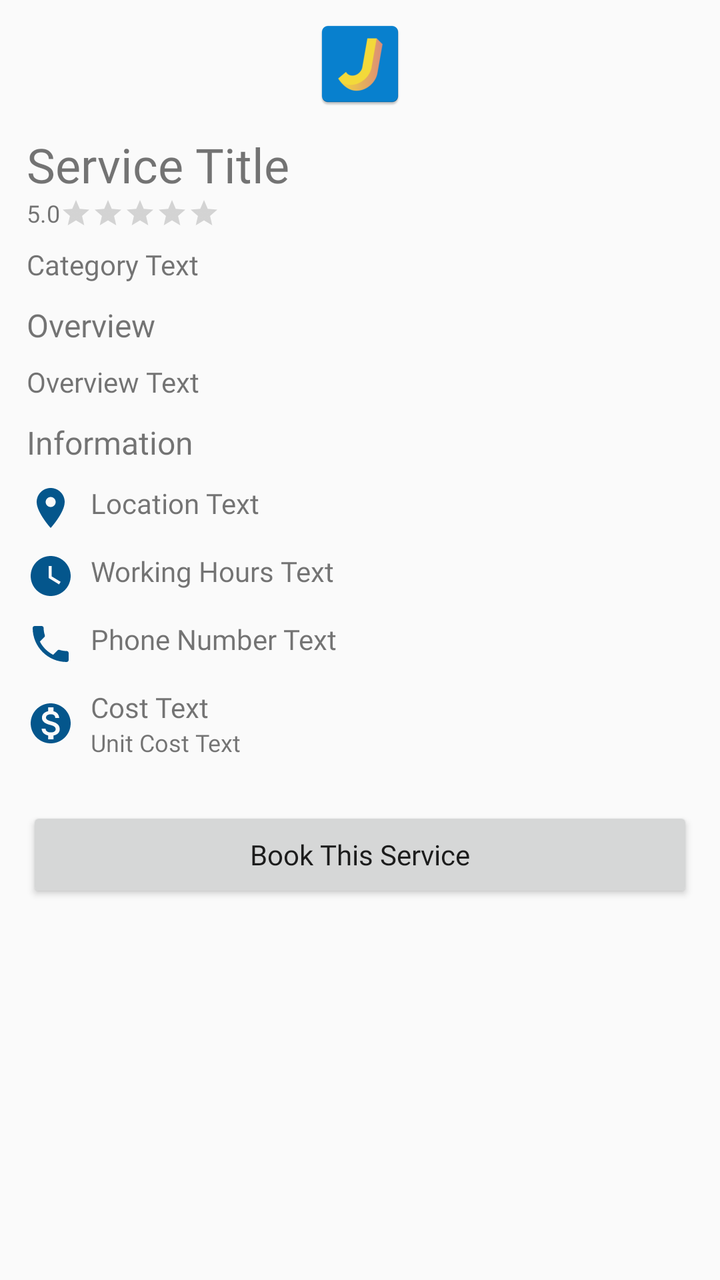
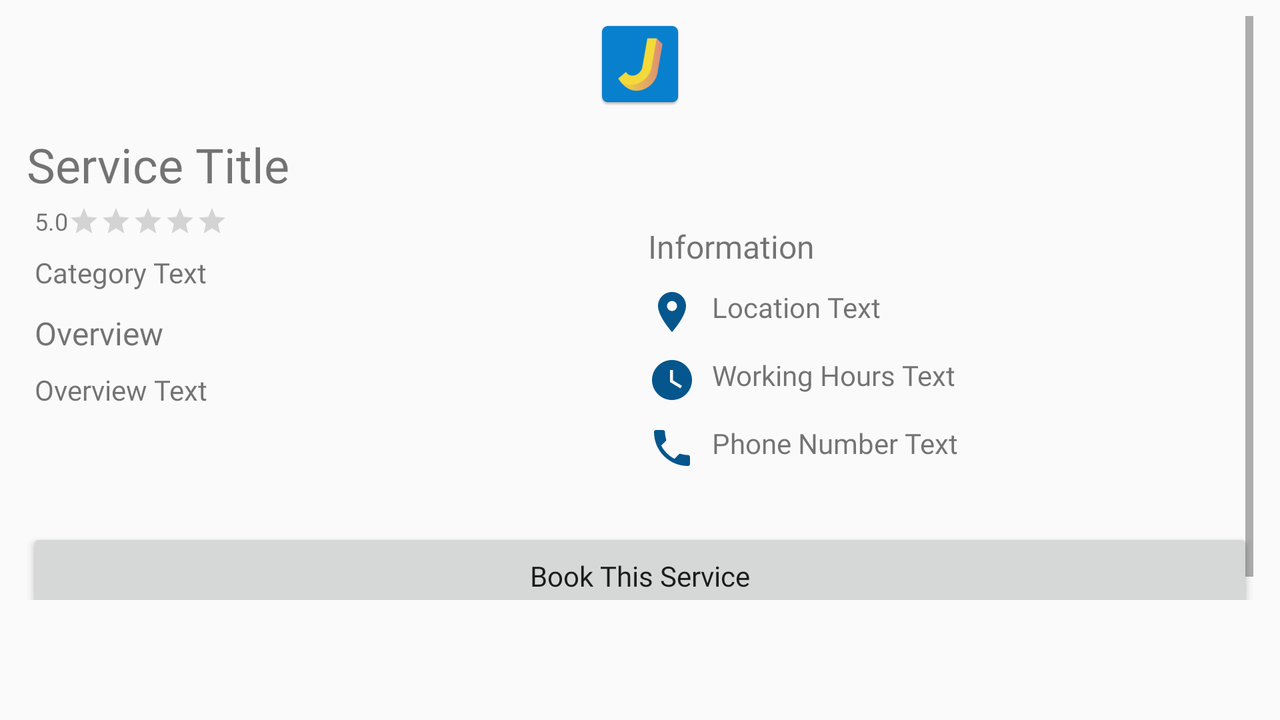

One screen, two layout resources from the same app: the default and the repository's alternative for another configuration. Each is rendered where Android would select it; the XML of both is given below.
<!-- AndroidManifest.xml: application theme AppTheme -->
<!-- res/layout/fragment_service_details.xml -->
<?xml version="1.0" encoding="utf-8"?>
<FrameLayout xmlns:android="http://schemas.android.com/apk/res/android"
    xmlns:app="http://schemas.android.com/apk/res-auto"
    xmlns:tools="http://schemas.android.com/tools"
    android:layout_width="match_parent"
    android:layout_height="match_parent"
    tools:context=".fragments.ServiceDetailsFragment">

    <androidx.constraintlayout.widget.ConstraintLayout
        android:layout_width="match_parent"
        android:layout_height="match_parent">

        <ScrollView
            android:id="@+id/scrollView"
            android:layout_width="match_parent"
            android:layout_height="match_parent"
            app:layout_constraintBottom_toTopOf="parent"
            app:layout_constraintEnd_toEndOf="parent"
            app:layout_constraintStart_toStartOf="parent"
            app:layout_constraintTop_toTopOf="parent">

            <LinearLayout
                android:layout_width="match_parent"
                android:layout_height="match_parent"
                android:paddingBottom="60dp"
                android:paddingLeft="40px"
                android:paddingRight="40px"
                android:paddingTop="24px"
                android:orientation="vertical">

                <ImageView
                    android:id="@+id/details_image"
                    android:layout_width="match_parent"
                    android:layout_height="wrap_content"
                    android:src="@mipmap/ic_launcher" />

                <TextView
                    android:id="@+id/details_name"
                    android:layout_width="wrap_content"
                    android:layout_height="wrap_content"
                    android:layout_marginTop="10dp"
                    android:text="Service Title"
                    style="@style/Headline1"/>

                <androidx.constraintlayout.widget.ConstraintLayout
                    android:layout_width="match_parent"
                    android:layout_height="wrap_content">

                    <TextView
                        android:id="@+id/details_rating_number"
                        android:layout_width="wrap_content"
                        android:layout_height="wrap_content"
                        android:text="5.0"
                        app:layout_constraintStart_toStartOf="parent"
                        app:layout_constraintTop_toTopOf="parent"
                        style="@style/Caption" />

                    <RatingBar
                        android:id="@+id/details_rating"
                        style="?android:attr/ratingBarStyleSmall"
                        android:layout_width="wrap_content"
                        android:layout_height="wrap_content"
                        android:numStars="5"
                        android:transformPivotX="0dp"
                        android:transformPivotY="0dp"
                        app:layout_constraintBottom_toBottomOf="parent"
                        app:layout_constraintStart_toEndOf="@+id/details_rating_number"
                        app:layout_constraintTop_toTopOf="parent" />
                </androidx.constraintlayout.widget.ConstraintLayout>

                <TextView
                    android:id="@+id/details_category"
                    android:layout_width="wrap_content"
                    android:layout_height="wrap_content"
                    android:layout_marginTop="8dp"
                    android:text="Category Text"
                    style="@style/Body2" />

                <TextView
                    android:id="@+id/tv_overview"
                    android:layout_width="wrap_content"
                    android:layout_height="wrap_content"
                    android:layout_marginTop="10dp"
                    android:text="@string/details_overview"
                    style="@style/Body1" />

                <TextView
                    android:id="@+id/details_overview"
                    android:layout_width="wrap_content"
                    android:layout_height="wrap_content"
                    android:layout_marginTop="8dp"
                    android:text="Overview Text"
                    style="@style/Body2" />

                <TextView
                    android:id="@+id/tv_information"
                    android:layout_width="wrap_content"
                    android:layout_height="wrap_content"
                    android:layout_marginTop="10dp"
                    android:text="@string/details_information"
                    style="@style/Body1" />

                <TextView
                    android:id="@+id/details_location"
                    android:layout_width="wrap_content"
                    android:layout_height="wrap_content"
                    android:layout_marginTop="10dp"
                    android:drawableLeft="@drawable/ic_location_blue"
                    android:drawablePadding="8dp"
                    android:text="Location Text"
                    app:layout_constraintBottom_toBottomOf="parent"
                    app:layout_constraintTop_toTopOf="parent"
                    style="@style/Body2"/>







































                <TextView
                    android:id="@+id/details_working_hours"
                    android:layout_width="wrap_content"
                    android:layout_height="wrap_content"
                    android:layout_marginTop="10dp"
                    android:drawableLeft="@drawable/ic_watch_blue"
                    android:drawablePadding="8dp"
                    android:text="Working Hours Text"
                    app:layout_constraintBottom_toBottomOf="parent"
                    app:layout_constraintTop_toTopOf="parent"
                    style="@style/Body2"/>

                <TextView
                    android:id="@+id/details_phone_number"
                    android:layout_width="wrap_content"
                    android:layout_height="wrap_content"
                    android:layout_marginTop="10dp"
                    android:drawableLeft="@drawable/ic_phone_blue"
                    android:drawablePadding="8dp"
                    android:text="Phone Number Text"
                    app:layout_constraintBottom_toBottomOf="parent"
                    app:layout_constraintTop_toTopOf="parent"
                    style="@style/Body2"/>

                <androidx.appcompat.widget.LinearLayoutCompat
                    android:layout_width="wrap_content"
                    android:layout_height="wrap_content"
                    android:layout_marginTop="10dp"
                    android:orientation="horizontal">

                    <TextView
                        android:layout_width="wrap_content"
                        android:layout_height="match_parent"
                        android:drawableLeft="@drawable/ic_cost_blue"
                        android:drawablePadding="8dp"
                        android:gravity="center"/>

                    <androidx.appcompat.widget.LinearLayoutCompat
                        android:layout_width="match_parent"
                        android:layout_height="wrap_content"
                        android:orientation="vertical">

                        <TextView
                            android:id="@+id/details_cost"
                            android:layout_width="wrap_content"
                            android:layout_height="wrap_content"
                            android:text="Cost Text"
                            app:layout_constraintBottom_toBottomOf="parent"
                            app:layout_constraintTop_toTopOf="parent"
                            style="@style/Body2"/>

                        <TextView
                            android:id="@+id/details_unit_cost"
                            android:layout_width="wrap_content"
                            android:layout_height="wrap_content"
                            android:text="Unit Cost Text"
                            app:layout_constraintBottom_toBottomOf="parent"
                            app:layout_constraintTop_toTopOf="parent"
                            style="@style/Caption"/>

                    </androidx.appcompat.widget.LinearLayoutCompat>
                </androidx.appcompat.widget.LinearLayoutCompat>

                <Button
                    android:id="@+id/btn_book_service"
                    android:layout_width="match_parent"
                    android:layout_height="wrap_content"
                    android:layout_gravity="bottom"
                    android:layout_marginTop="24dp"
                    android:text="@string/btn_book"
                    style="@style/Body2"/>

            </LinearLayout>

        </ScrollView>
    </androidx.constraintlayout.widget.ConstraintLayout>

</FrameLayout>
<!-- resources referenced by this layout -->
<resources>
  <!-- drawable ic_location_blue (drawable) -->
  <vector android:height="24dp" android:tint="#04568C"
      android:viewportHeight="24.0" android:viewportWidth="24.0"
      android:width="24dp" xmlns:android="http://schemas.android.com/apk/res/android">
      <path android:fillColor="#FF000000" android:pathData="M12,2C8.13,2 5,5.13 5,9c0,5.25 7,13 7,13s7,-7.75 7,-13c0,-3.87 -3.13,-7 -7,-7zM12,11.5c-1.38,0 -2.5,-1.12 -2.5,-2.5s1.12,-2.5 2.5,-2.5 2.5,1.12 2.5,2.5 -1.12,2.5 -2.5,2.5z"/>
  </vector>
  <!-- drawable ic_phone_blue (drawable) -->
  <vector android:height="24dp" android:tint="#04568C"
      android:viewportHeight="24.0" android:viewportWidth="24.0"
      android:width="24dp" xmlns:android="http://schemas.android.com/apk/res/android">
      <path android:fillColor="#FF000000" android:pathData="M6.62,10.79c1.44,2.83 3.76,5.14 6.59,6.59l2.2,-2.2c0.27,-0.27 0.67,-0.36 1.02,-0.24 1.12,0.37 2.33,0.57 3.57,0.57 0.55,0 1,0.45 1,1V20c0,0.55 -0.45,1 -1,1 -9.39,0 -17,-7.61 -17,-17 0,-0.55 0.45,-1 1,-1h3.5c0.55,0 1,0.45 1,1 0,1.25 0.2,2.45 0.57,3.57 0.11,0.35 0.03,0.74 -0.25,1.02l-2.2,2.2z"/>
  </vector>
  <!-- drawable ic_watch_blue (drawable) -->
  <vector android:height="24dp" android:tint="#04568C"
      android:viewportHeight="24.0" android:viewportWidth="24.0"
      android:width="24dp" xmlns:android="http://schemas.android.com/apk/res/android">
      <path android:fillColor="#FF000000" android:pathData="M12,2C6.5,2 2,6.5 2,12s4.5,10 10,10 10,-4.5 10,-10S17.5,2 12,2zM16.2,16.2L11,13L11,7h1.5v5.2l4.5,2.7 -0.8,1.3z"/>
  </vector>
  <string name="btn_book">Book This Service</string>
  <string name="details_information">Information</string>
  <string name="details_overview">Overview</string>
  <style name="Body1">
          <item name="fontFamily">@font/opensans_bold</item>
          <item name="android:textAllCaps">false</item>
          <item name="android:textSize">16sp</item>
          <item name="android:letterSpacing">0</item>
          <item name="android:color">#141414</item>
      </style>
  <style name="Body2">
          <item name="fontFamily">@font/opensans_regular</item>
          <item name="android:textAllCaps">false</item>
          <item name="android:textSize">14sp</item>
          <item name="android:letterSpacing">0</item>
          <item name="android:color">#141414</item>
      </style>
  <style name="Caption">
          <item name="fontFamily">@font/opensans_regular</item>
          <item name="android:textAllCaps">false</item>
          <item name="android:textSize">12sp</item>
          <item name="android:letterSpacing">0</item>
          <item name="android:color">#454545</item>
      </style>
  <style name="Headline1">
          <item name="fontFamily">@font/opensans_regular</item>
          <item name="android:textAllCaps">false</item>
          <item name="android:textSize">24sp</item>
          <item name="android:letterSpacing">0</item>
          <item name="android:color">#000000</item>
      </style>
  <style name="AppTheme" parent="Theme.AppCompat.Light.DarkActionBar">
          
          <item name="colorPrimary">@color/colorPrimary</item>
          <item name="colorPrimaryDark">@color/colorPrimaryDark</item>
          <item name="colorAccent">@color/colorAccent</item>
      </style>
  <color name="colorPrimary">#0881D0</color>
  <color name="colorPrimaryDark">#0468A8</color>
  <color name="colorAccent">#FF9800</color>
</resources>
<!-- res/layout-land/fragment_service_details.xml (the repository's variant of the layout above) -->
<!-- drawn on the phone turned sideways -->
<?xml version="1.0" encoding="utf-8"?>
<FrameLayout xmlns:android="http://schemas.android.com/apk/res/android"
    xmlns:app="http://schemas.android.com/apk/res-auto"
    xmlns:tools="http://schemas.android.com/tools"
    android:layout_width="match_parent"
    android:layout_height="match_parent"
    tools:context=".fragments.ServiceDetailsFragment">

    <androidx.constraintlayout.widget.ConstraintLayout
        android:layout_width="match_parent"
        android:layout_height="match_parent"
        android:layout_marginLeft="40px"
        android:layout_marginRight="40px"
        android:layout_marginTop="24px">

        <ScrollView
            android:id="@+id/scrollView"
            android:layout_width="match_parent"
            android:layout_height="match_parent"
            android:layout_marginBottom="60dp"
            app:layout_constraintBottom_toTopOf="parent"
            app:layout_constraintEnd_toEndOf="parent"
            app:layout_constraintStart_toStartOf="parent"
            app:layout_constraintTop_toTopOf="parent">

            <LinearLayout
                android:layout_width="match_parent"
                android:layout_height="match_parent"
                android:layout_marginBottom="32dp"
                android:orientation="vertical">

                <ImageView
                    android:id="@+id/details_image"
                    android:layout_width="match_parent"
                    android:layout_height="wrap_content"
                    android:src="@mipmap/ic_launcher" />

                <TextView
                    android:id="@+id/details_name"
                    style="@style/Headline1"
                    android:layout_width="wrap_content"
                    android:layout_height="wrap_content"
                    android:layout_marginTop="10dp"
                    android:text="Service Title" />

                <LinearLayout
                    android:layout_width="match_parent"
                    android:layout_height="match_parent"
                    android:orientation="horizontal">

                    <LinearLayout
                        android:layout_width="0dp"
                        android:layout_height="match_parent"
                        android:layout_weight="1"
                        android:orientation="vertical"
                        android:padding="4dp">

                        <androidx.constraintlayout.widget.ConstraintLayout
                            android:layout_width="match_parent"
                            android:layout_height="wrap_content">

                            <TextView
                                android:id="@+id/details_rating_number"
                                style="@style/Caption"
                                android:layout_width="wrap_content"
                                android:layout_height="wrap_content"
                                android:text="5.0"
                                app:layout_constraintStart_toStartOf="parent"
                                app:layout_constraintTop_toTopOf="parent" />

                            <RatingBar
                                android:id="@+id/details_rating"
                                style="?android:attr/ratingBarStyleSmall"
                                android:layout_width="wrap_content"
                                android:layout_height="wrap_content"
                                android:numStars="5"
                                android:transformPivotX="0dp"
                                android:transformPivotY="0dp"
                                app:layout_constraintBottom_toBottomOf="parent"
                                app:layout_constraintStart_toEndOf="@+id/details_rating_number"
                                app:layout_constraintTop_toTopOf="parent" />
                        </androidx.constraintlayout.widget.ConstraintLayout>

                        <TextView
                            android:id="@+id/details_category"
                            style="@style/Body2"
                            android:layout_width="wrap_content"
                            android:layout_height="wrap_content"
                            android:layout_marginTop="8dp"
                            android:text="Category Text" />

                        <TextView
                            android:id="@+id/tv_overview"
                            style="@style/Body1"
                            android:layout_width="wrap_content"
                            android:layout_height="wrap_content"
                            android:layout_marginTop="10dp"
                            android:text="@string/details_overview" />

                        <TextView
                            android:id="@+id/details_overview"
                            style="@style/Body2"
                            android:layout_width="wrap_content"
                            android:layout_height="wrap_content"
                            android:layout_marginTop="8dp"
                            android:text="Overview Text" />

                    </LinearLayout>

                    <LinearLayout
                        android:layout_width="0dp"
                        android:layout_height="match_parent"
                        android:layout_weight="1"
                        android:orientation="vertical"
                        android:padding="4dp">

                        <TextView
                            android:id="@+id/tv_information"
                            android:layout_width="wrap_content"
                            android:layout_height="wrap_content"
                            android:layout_marginTop="10dp"
                            android:text="@string/details_information"
                            style="@style/Body1" />

                        <TextView
                            android:id="@+id/details_location"
                            android:layout_width="wrap_content"
                            android:layout_height="wrap_content"
                            android:layout_marginTop="10dp"
                            android:drawableLeft="@drawable/ic_location_blue"
                            android:drawablePadding="8dp"
                            android:text="Location Text"
                            app:layout_constraintBottom_toBottomOf="parent"
                            app:layout_constraintTop_toTopOf="parent"
                            style="@style/Body2"/>

                        <TextView
                            android:id="@+id/details_working_hours"
                            android:layout_width="wrap_content"
                            android:layout_height="wrap_content"
                            android:layout_marginTop="10dp"
                            android:drawableLeft="@drawable/ic_watch_blue"
                            android:drawablePadding="8dp"
                            android:text="Working Hours Text"
                            app:layout_constraintBottom_toBottomOf="parent"
                            app:layout_constraintTop_toTopOf="parent"
                            style="@style/Body2"/>

                        <TextView
                            android:id="@+id/details_phone_number"
                            android:layout_width="wrap_content"
                            android:layout_height="wrap_content"
                            android:layout_marginTop="10dp"
                            android:drawableLeft="@drawable/ic_phone_blue"
                            android:drawablePadding="8dp"
                            android:text="Phone Number Text"
                            app:layout_constraintBottom_toBottomOf="parent"
                            app:layout_constraintTop_toTopOf="parent"
                            style="@style/Body2"/>

                    </LinearLayout>

                </LinearLayout>

                <Button
                    android:id="@+id/btn_book_service"
                    android:layout_width="match_parent"
                    android:layout_height="wrap_content"
                    android:layout_gravity="bottom"
                    android:layout_marginTop="24dp"
                    android:text="@string/btn_book"
                    style="@style/Body2"/>

            </LinearLayout>

        </ScrollView>
    </androidx.constraintlayout.widget.ConstraintLayout>

</FrameLayout>
<!-- resources referenced by the variant -->
<!-- as the phone turned sideways resolves them -->
<resources>
  <!-- drawable ic_location_blue (drawable) -->
  <vector android:height="24dp" android:tint="#04568C"
      android:viewportHeight="24.0" android:viewportWidth="24.0"
      android:width="24dp" xmlns:android="http://schemas.android.com/apk/res/android">
      <path android:fillColor="#FF000000" android:pathData="M12,2C8.13,2 5,5.13 5,9c0,5.25 7,13 7,13s7,-7.75 7,-13c0,-3.87 -3.13,-7 -7,-7zM12,11.5c-1.38,0 -2.5,-1.12 -2.5,-2.5s1.12,-2.5 2.5,-2.5 2.5,1.12 2.5,2.5 -1.12,2.5 -2.5,2.5z"/>
  </vector>
  <!-- drawable ic_phone_blue (drawable) -->
  <vector android:height="24dp" android:tint="#04568C"
      android:viewportHeight="24.0" android:viewportWidth="24.0"
      android:width="24dp" xmlns:android="http://schemas.android.com/apk/res/android">
      <path android:fillColor="#FF000000" android:pathData="M6.62,10.79c1.44,2.83 3.76,5.14 6.59,6.59l2.2,-2.2c0.27,-0.27 0.67,-0.36 1.02,-0.24 1.12,0.37 2.33,0.57 3.57,0.57 0.55,0 1,0.45 1,1V20c0,0.55 -0.45,1 -1,1 -9.39,0 -17,-7.61 -17,-17 0,-0.55 0.45,-1 1,-1h3.5c0.55,0 1,0.45 1,1 0,1.25 0.2,2.45 0.57,3.57 0.11,0.35 0.03,0.74 -0.25,1.02l-2.2,2.2z"/>
  </vector>
  <!-- drawable ic_watch_blue (drawable) -->
  <vector android:height="24dp" android:tint="#04568C"
      android:viewportHeight="24.0" android:viewportWidth="24.0"
      android:width="24dp" xmlns:android="http://schemas.android.com/apk/res/android">
      <path android:fillColor="#FF000000" android:pathData="M12,2C6.5,2 2,6.5 2,12s4.5,10 10,10 10,-4.5 10,-10S17.5,2 12,2zM16.2,16.2L11,13L11,7h1.5v5.2l4.5,2.7 -0.8,1.3z"/>
  </vector>
  <!-- mipmap ic_launcher: png bitmap (mipmap-hdpi, 1976 bytes) -->
  <string name="btn_book">Book This Service</string>
  <string name="details_information">Information</string>
  <string name="details_overview">Overview</string>
  <style name="Body1">
          <item name="fontFamily">@font/opensans_bold</item>
          <item name="android:textAllCaps">false</item>
          <item name="android:textSize">16sp</item>
          <item name="android:letterSpacing">0</item>
          <item name="android:color">#141414</item>
      </style>
  <style name="Body2">
          <item name="fontFamily">@font/opensans_regular</item>
          <item name="android:textAllCaps">false</item>
          <item name="android:textSize">14sp</item>
          <item name="android:letterSpacing">0</item>
          <item name="android:color">#141414</item>
      </style>
  <style name="Caption">
          <item name="fontFamily">@font/opensans_regular</item>
          <item name="android:textAllCaps">false</item>
          <item name="android:textSize">12sp</item>
          <item name="android:letterSpacing">0</item>
          <item name="android:color">#454545</item>
      </style>
  <style name="Headline1">
          <item name="fontFamily">@font/opensans_regular</item>
          <item name="android:textAllCaps">false</item>
          <item name="android:textSize">24sp</item>
          <item name="android:letterSpacing">0</item>
          <item name="android:color">#000000</item>
      </style>
  <style name="AppTheme" parent="Theme.AppCompat.Light.DarkActionBar">
          
          <item name="colorPrimary">@color/colorPrimary</item>
          <item name="colorPrimaryDark">@color/colorPrimaryDark</item>
          <item name="colorAccent">@color/colorAccent</item>
      </style>
  <color name="colorPrimary">#0881D0</color>
  <color name="colorPrimaryDark">#0468A8</color>
  <color name="colorAccent">#FF9800</color>
</resources>
